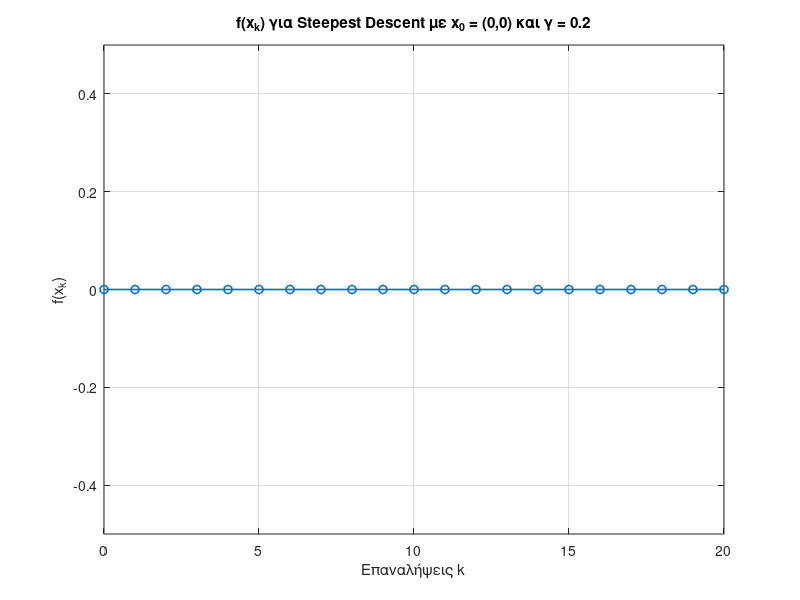

MATLAB code to generate this figure:
%% Σύγκλιση Steepest Descent για x0 = (0,0), gamma = 0.2
% Επίδειξη "μη σύγκλισης" (ο αλγόριθμος μένει κολλημένος στο (0,0))

clear; clc; close all;

% Συνάρτηση f (για πληρότητα)
f = @(x) x(1).^3 .* exp(-x(1).^2 - x(2).^4);

% Αρχικό σημείο
x0 = [0; 0];
f0 = f(x0);   % αυτό είναι 0

% Τεχνητός αριθμός "βημάτων" απλώς για να φανεί ως επίπεδη γραμμή
K = 20;                      % π.χ. 20 επαναλήψεις
k = 0:K;                     % άξονας επαναλήψεων
Fhist = f0 * ones(size(k));  % f(x_k) = 0 για όλα τα k

% Γράφημα
figure;
plot(k, Fhist, 'o-','LineWidth',1.2);
xlabel('Επαναλήψεις k');
ylabel('f(x_k)');
title('f(x_k) για Steepest Descent με x_0 = (0,0) και \gamma = 0.2');
grid on;
ylim([-0.5 0.5]);   % για να φαίνεται καθαρά η επίπεδη γραμμή γύρω από το 0
